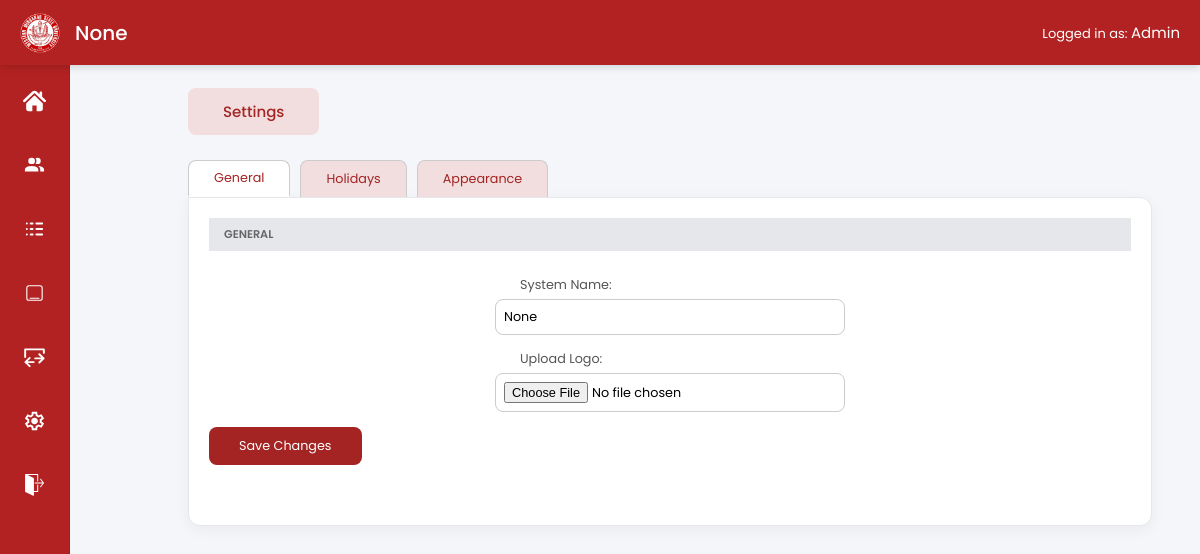
/admin/settings/general (signed in), run on an earlier commit of the app's database.
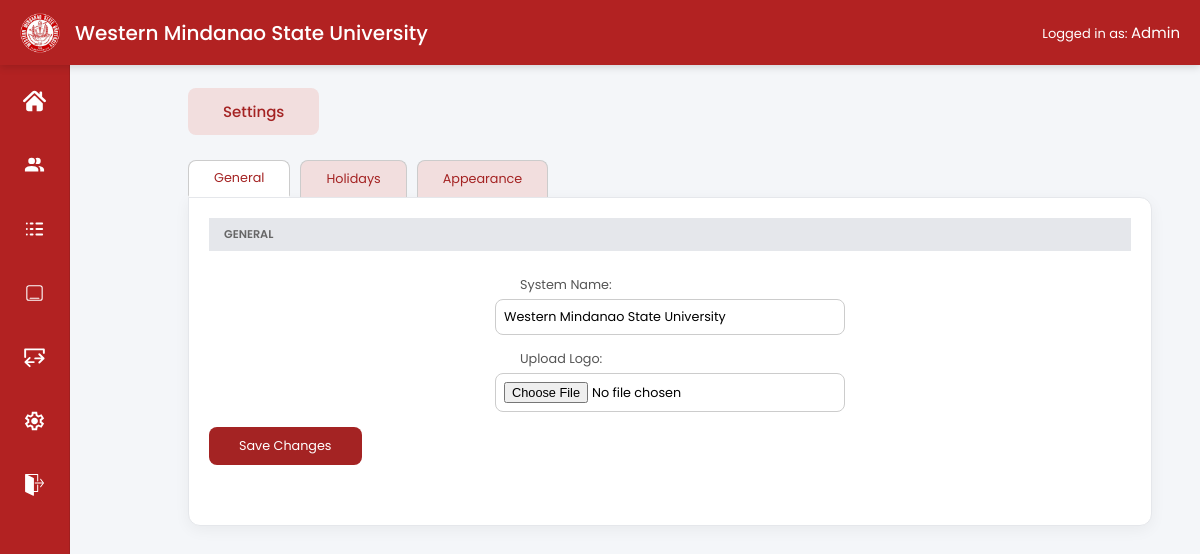
And on a later commit of the database.
### app/models/settings.py (models this page shows)
class SystemSettings(db.Model):
    __tablename__ = "system_settings"
    id = db.Column(db.Integer, primary_key=True)
    system_name = db.Column(db.String(200))
    logo = db.Column(db.String(255))

### app/routes/admin.py (the view, shortened to what this page needs)
@admin_bp.route("/settings/general", methods=["GET", "POST"])
@login_required
def settings_general():
    if current_user.role != "admin":
        return redirect(url_for("auth.login"))
    settings = SystemSettings.query.first()
    if not settings:
        settings = SystemSettings()
        db.session.add(settings)
        db.session.commit()
    holidays = Holiday.query.order_by(Holiday.date.asc()).all()
    return render_template(
        "admin/settings/general.html",
        settings=settings,
        holidays=holidays
    )

### app/__init__.py (called while the page is built)
def create_app():
    app = Flask(__name__)
    app.config.from_object(Config)
    db.init_app(app)
    login_manager.init_app(app)
    migrate.init_app(app, db)
    login_manager.login_view = "auth.login"
    @login_manager.user_loader
    def load_user(user_id):
        return User.query.get(int(user_id))
    app.register_blueprint(main)
    app.register_blueprint(auth_bp)
    app.register_blueprint(secretary_bp)
    app.register_blueprint(admin_bp)
    app.cli.add_command(seed_command)
    app.cli.add_command(seed_memos)
    @app.context_processor
    def inject_settings():
        settings = SystemSettings.query.first()
        return dict(settings=settings)
    print(app.url_map)
    return app

### app/templates/admin/settings/general.html (shortened to what this page needs)
{% extends "base.html" %}
{% block content %}
<div class="col-md-10 content">
<div class="main-content">
  <div class="section-badge">Settings</div>
  <div class="tabs-container">
    <button class="tab-btn active" data-tab="general">General</button>
    <button class="tab-btn" data-tab="holidays">Holidays</button>
    <button class="tab-btn" data-tab="appearance">Appearance</button>
  </div>
  <div class="settings-card">
    <div class="settings-section" id="general">
      <div class="section-header">GENERAL</div>
      <form method="POST" enctype="multipart/form-data">
        <div class="form-group">
          <label>System Name:</label>
          <input name="system_name" value="{{ settings.system_name }}" class="wide-input">
        </div>
        <div class="form-group">
          <label>Upload Logo:</label>
          <input type="file" name="logo" class="wide-input">
        </div>
        <button class="btn-save" type="submit">Save Changes</button>
      </form>
    </div>
  </div>
</div>
{% endblock %}

### app/templates/base.html (shortened to what this page needs)
<!DOCTYPE html>
<html lang="en">
<head>
</head>
<body>
<div class="topbar">
<div class="topbar-left">
{% if settings and settings.logo %}
  <img src="{{ url_for('static', filename=settings.logo) }}" class="logo">
{% else %}
  <img src="{{ url_for('static', filename='img/logo.png') }}" class="logo">
{% endif %}
<div class="title"> {{ settings.system_name }}</div>
</div>
<div class="topbar-right">
  Logged in as:
  <span id="userRole">
    {% if current_user.is_authenticated %}
      {{ current_user.role|capitalize }}
    {% else %}
      Guest
    {% endif %}
  </span>
</div>
</div>
{% if current_user.is_authenticated %}
<div class="sidebar">
    {% if current_user.role == "admin" %}
    <a href="{{ url_for('admin.dashboard') }}" title="Dashboard">
        <img src="{{ url_for('static', filename='img/dashboard.svg') }}" alt="Dashboard">
    </a>
    <a href="{{ url_for('admin.users') }}" title="Manage Users">
        <img src="{{ url_for('static', filename='img/users.svg') }}" alt="Users">
    </a>
    <a href="{{ url_for('admin.logs_page') }}" title="Reports">
        <img src="{{ url_for('static', filename='img/reports.svg') }}" alt="Reports">
    </a>
    {% endif %}
    {% if current_user.role == "admin" or current_user.role == "secretary" %}
    <a href="{{ url_for('main.home') }}" title="Memos">
        <img src="{{ url_for('static', filename='img/memos.svg') }}" alt="Memos">
    </a>
    {% endif %}
    {% if current_user.role == "admin" %}
    <a href="{{ url_for('admin.import_page') }}" title="Import/Export">
        <img src="{{ url_for('static', filename='img/import.svg') }}" alt="Import">
    </a>
    <a href="{{ url_for('admin.settings_general') }}" title="Settings">
        <img src="{{ url_for('static', filename='img/settings.svg') }}" alt="Settings">
    </a>
    {% endif %}
    <a href="{{ url_for('auth.logout') }}" title="Logout">
        <img src="{{ url_for('static', filename='img/logout.svg') }}" alt="Logout">
    </a>
</div>
{% endif %}
<div class="content">
  {% block content %}{% endblock %}
</div>
</body>
</html>

What changed in the data, as far as the page shows it:
changed SystemSettings: logo: picture added; system_name "None" → "Western Mindanao State University"
